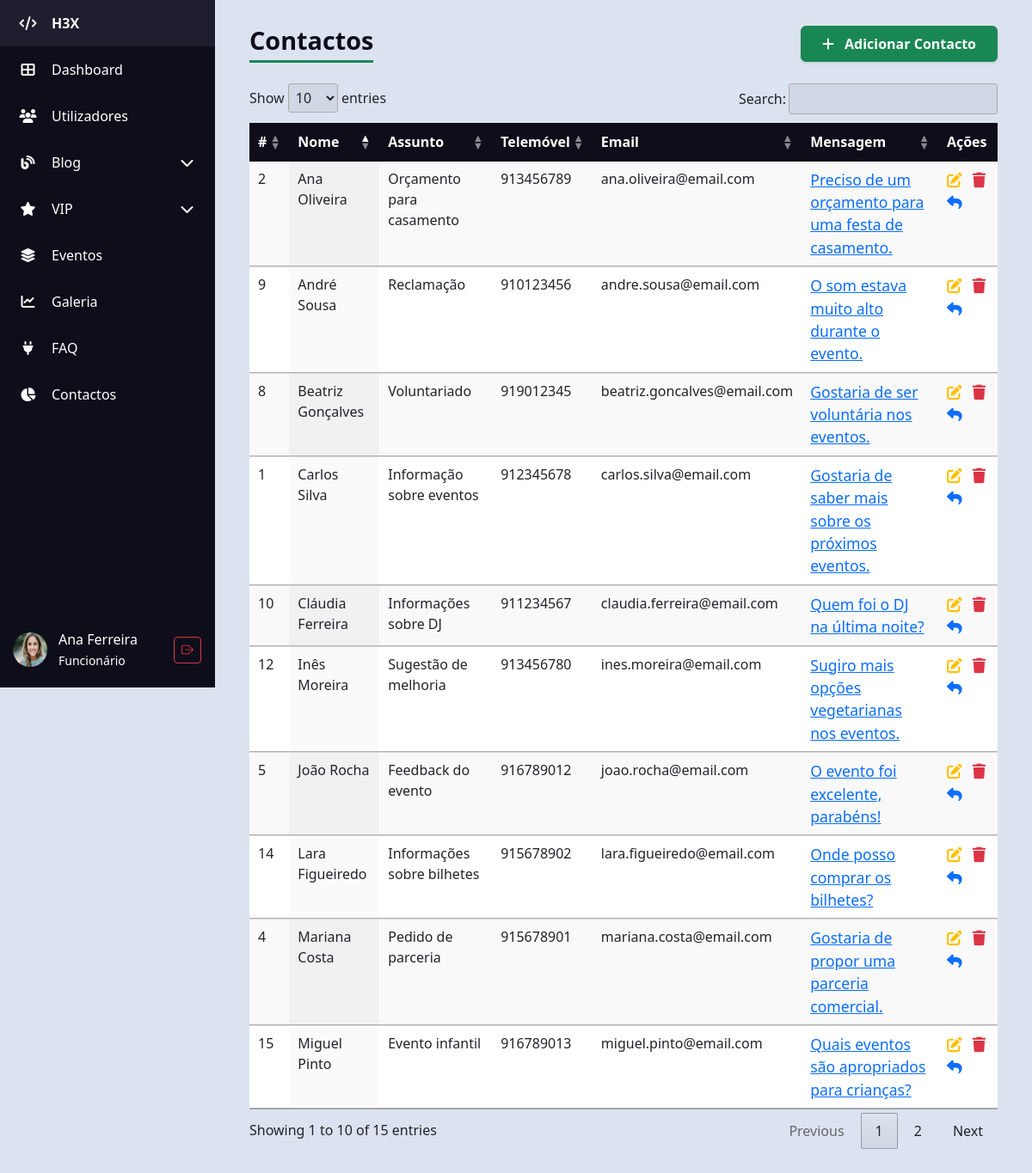
/H3X/admin/admin_contactos.php (signed in), run on the app's committed database.
### tables this page shows
CREATE TABLE IF NOT EXISTS `contactos` (
  `id` int unsigned NOT NULL AUTO_INCREMENT,
  `nome` varchar(100) DEFAULT NULL,
  `email` varchar(100) DEFAULT NULL,
  `telefone` varchar(9) DEFAULT NULL,
  `mensagem` text NOT NULL,
  `data_contactos` datetime NOT NULL DEFAULT CURRENT_TIMESTAMP,
  `assunto` varchar(150) DEFAULT NULL,
  PRIMARY KEY (`id`)
);

### H3X/admin/admin_contactos.php (the view, shortened to what this page needs)
<?php
require_once "../db_config.php";
require 'partials/header.php';
?>
<body>
    <div class="d-flex">
        <?php require 'partials/sidebar.php'; ?>
        <div class="content">
            <div class="d-flex justify-content-between align-items-center mb-4">
                <h1 class="table-title m-0">Contactos</h1>
                <div>
                    <a href="admin_contactos_create.php" class="btn btn-success shadow-sm px-4 py-2 fw-semibold">
                        <i class="fas fa-plus me-2"></i> Adicionar Contacto
                    </a>
                </div>
            </div>
            <?php
            $sql = "SELECT * FROM contactos ORDER BY id DESC";
            $result = $conn->query($sql);
            ?>
            <?php if ($result && $result->num_rows > 0): ?>
                <table id="contactosTable" class="display table table-striped table-hover" style="width:100%">
                    <thead>
                        <tr>
                            <th>#</th>
                            <th>Nome</th>
                            <th>Assunto</th>
                            <th>Telemóvel</th>
                            <th>Email</th>
                            <th>Mensagem</th>
                            <th>Ações</th>
                        </tr>
                    </thead>
                    <tbody>
                        <?php while ($contacto = $result->fetch_object()):
                            $id = $contacto->id;
                            $nome = $contacto->nome;
                            $assunto = $contacto->assunto??'';
                            $telefone = $contacto->telefone??'';
                            $email = $contacto->email;
                            $mensagem_resumida = mb_strimwidth(strip_tags($contacto->mensagem), 0, 80, '...');
                            ?>
                            <tr>
                                <td><?= $id ?></td>
                                <td><?= htmlspecialchars($nome) ?></td>
                                <td><?= htmlspecialchars($assunto) ?></td>
                                <td><?= htmlspecialchars($telefone) ?></td>
                                <td><?= htmlspecialchars($email) ?></td>
                                <td>
                                    <a href="#" data-bs-toggle="modal" data-bs-target="#mensagemModal<?= $id ?>">
                                        <?= htmlspecialchars($mensagem_resumida) ?>
                                    </a>
                                </td>
                                <td>
                                    <a href="admin_contactos_edit.php?id=<?= urlencode($id) ?>" title="Editar"><i
                                            class="fas fa-pen-to-square text-warning"></i></a>
                                    <a href="admin_contactos_delete.php?id=<?= urlencode($id) ?>" title="Apagar" class="ms-2"><i
                                            class="fas fa-trash text-danger"></i></a>
                                            <a href="admin_contactos_responder.php?id=<?= urlencode($id) ?>" title="Responder" class="ms-2">
                                <i class="fas fa-reply text-primary"></i>
</a>
                                </td>
                            </tr>
                        <?php endwhile; ?>
                    </tbody>
                </table>
            <?php else: ?>
                <p class="alert alert-warning">Sem contactos encontrados.</p>
            <?php endif; ?>
        </div>
    </div>
    <?php require 'partials/footer.php'; ?>
</body>
</html>

### H3X/admin/css/style.css (style rules this page uses)
body { background-color: #dce3f0; margin: 0; font-family: "Segoe UI", sans-serif; }
.content { margin-left: 80px; padding: 30px 40px; flex: 1; transition: margin-left 0.3s ease; }
table.dataTable thead th { background-color: #0e0e1a; color: white; cursor: pointer; }
h1.table-title { color: #0e0e1a; margin-bottom: 20px; font-weight: 700; border-bottom: 3px solid #198754; display: inline-block; padding-bottom: 5px; font-size: 1.8rem; }
td a { font-size: 1.1rem; transition: color 0.3s ease; }
table.dataTable thead > tr > th.sorting:before, table.dataTable thead > tr > th.sorting:after, table.dataTable thead > tr > th.sorting_asc:before, table.dataTable thead > tr > th.sorting_asc:after, table.dataTable thead > tr > th.sorting_desc:before, table.dataTable thead > tr > th.sorting_desc:after, table.dataTable thead > tr > th.sorting_asc_disabled:before, table.dataTable thead > tr > th.sorting_asc_disabled:after, table.dataTable thead > tr > th.sorting_desc_disabled:before, table.dataTable thead > tr > th.sorting_desc_disabled:after, table.dataTable thead > tr > td.sorting:before, table.dataTable thead > tr > td.sorting:after, table.dataTable thead > tr > td.sorting_asc:before, table.dataTable thead > tr > td.sorting_asc:after, table.dataTable thead > tr > td.sorting_desc:before, table.dataTable thead > tr > td.sorting_desc:after, table.dataTable thead > tr > td.sorting_asc_disabled:before, table.dataTable thead > tr > td.sorting_asc_disabled:after, table.dataTable thead > tr > td.sorting_desc_disabled:before, table.dataTable thead > tr > td.sorting_desc_disabled:after { opacity: 0.5; }
table.dataTable thead > tr > th.sorting_asc:before, table.dataTable thead > tr > th.sorting_desc:after, table.dataTable thead > tr > td.sorting_asc:before, table.dataTable thead > tr > td.sorting_desc:after { opacity: 1; }

### data on the page
contactos: id "15", nome "Miguel Pinto", assunto "Evento infantil", telefone "916789013", email "miguel.pinto@email.com", mensagem "Quais eventos são apropriados para crianças?"
contactos: id "14", nome "Lara Figueiredo", assunto "Informações sobre bilhetes", telefone "915678902", email "lara.figueiredo@email.com", mensagem "Onde posso comprar os bilhetes?"
contactos: id "12", nome "Inês Moreira", assunto "Sugestão de melhoria", telefone "913456780", email "ines.moreira@email.com", mensagem "Sugiro mais opções vegetarianas nos eventos."
contactos: id "10", nome "Cláudia Ferreira", assunto "Informações sobre DJ", telefone "911234567", email "claudia.ferreira@email.com", mensagem "Quem foi o DJ na última noite?"
contactos: id "9", nome "André Sousa", assunto "Reclamação", telefone "910123456", email "andre.sousa@email.com", mensagem "O som estava muito alto durante o evento."
contactos: id "8", nome "Beatriz Gonçalves", assunto "Voluntariado", telefone "919012345", email "beatriz.goncalves@email.com", mensagem "Gostaria de ser voluntária nos eventos."
contactos: id "5", nome "João Rocha", assunto "Feedback do evento", telefone "916789012", email "joao.rocha@email.com", mensagem "O evento foi excelente, parabéns!"
contactos: id "4", nome "Mariana Costa", assunto "Pedido de parceria", telefone "915678901", email "mariana.costa@email.com", mensagem "Gostaria de propor uma parceria comercial."
contactos: id "2", nome "Ana Oliveira", assunto "Orçamento para casamento", telefone "913456789", email "ana.oliveira@email.com", mensagem "Preciso de um orçamento para uma festa de casamento."
contactos: id "1", nome "Carlos Silva", assunto "Informação sobre eventos", telefone "912345678", email "carlos.silva@email.com", mensagem "Gostaria de saber mais sobre os próximos eventos."

### other printed values
$nomeUtilizador "Ana Ferreira"
$tipoLabel "Funcionário"
